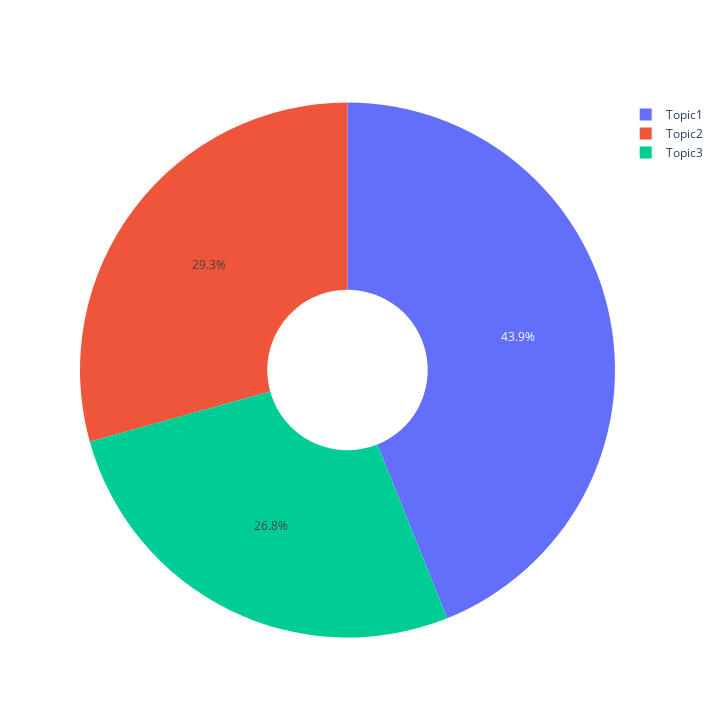

This figure's notebook cell:
### Code cell
# Plot the created clusters in pie chart

plot_clusters(detect_clusters(embeddings, min_community_size=20, threshold=0.95))

### Figure 1 — Plotly figure (JSON) as saved in the notebook; plotly's stock layout.template omitted (floating-point values rounded to 4 significant figures)
{"data": [{"hole": 0.3, "labels": ["Topic1", "Topic2", "Topic3"], "type": "pie", "values": [37.0, 24.7, 22.55, 15.75, 10.16, 9.506, 9.506, 7.083, 7.083, 6.617, 5.965, 5.312, 4.66, 4.473, 4.38, 4.287, 3.728, 3.635, 3.541, 3.448, 3.355, 3.355, 3.355, 3.262, 3.169, 3.075, 2.61, 2.61, 2.516, 2.516, 2.516, 2.33, 2.05, 2.05, 1.957]}], "layout": {"height": 720, "width": 720}}
